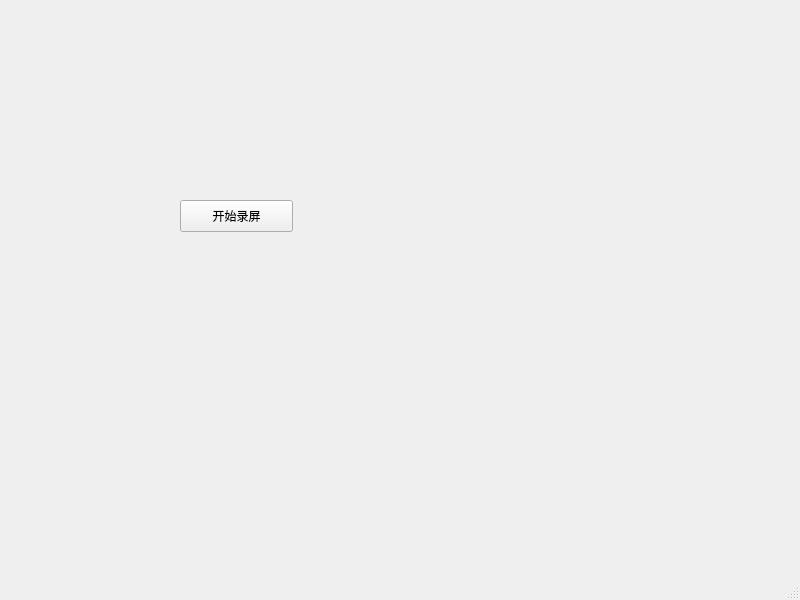
<?xml version="1.0" encoding="UTF-8"?>
<ui version="4.0">
 <class>MainWindow</class>
 <widget class="QMainWindow" name="MainWindow">
  <property name="geometry">
   <rect>
    <x>0</x>
    <y>0</y>
    <width>800</width>
    <height>600</height>
   </rect>
  </property>
  <property name="windowTitle">
   <string>MainWindow</string>
  </property>
  <widget class="QWidget" name="centralwidget">
   <widget class="QPushButton" name="recordButton">
    <property name="geometry">
     <rect>
      <x>180</x>
      <y>200</y>
      <width>113</width>
      <height>32</height>
     </rect>
    </property>
    <property name="text">
     <string>开始录屏</string>
    </property>
   </widget>
  </widget>
  <widget class="QMenuBar" name="menubar">
   <property name="geometry">
    <rect>
     <x>0</x>
     <y>0</y>
     <width>800</width>
     <height>24</height>
    </rect>
   </property>
  </widget>
  <widget class="QStatusBar" name="statusbar"/>
 </widget>
 <resources/>
 <connections/>
</ui>
